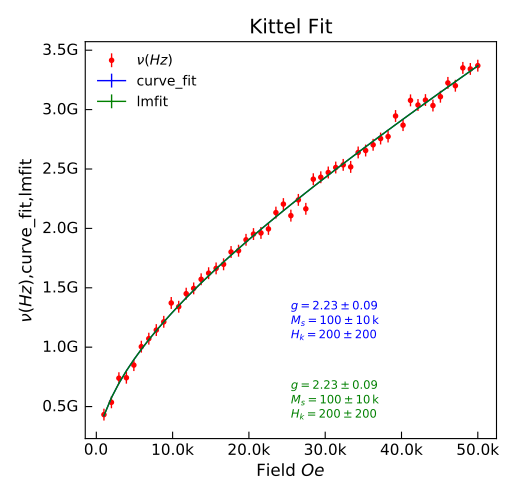

Write Python code to recreate this figure.
"""Test Weak-localisation fitting."""
from Stoner import Data
from Stoner.analysis.fitting.models.magnetism import (
    KittelEquation,
    kittelEquation,
)
from Stoner.plot.formats import TexEngFormatter

from numpy import linspace, ones_like
from numpy.random import normal
from copy import copy

B = linspace(1e3, 5e4, 51)
params = [2.2, 1e5, 2e2]
G = kittelEquation(B, *params) + normal(size=len(B), scale=5e7)
dG = ones_like(B) * 5e7

d = Data(
    B,
    G,
    dG,
    setas="xye",
    column_headers=["Field $Oe$", r"$\nu (Hz)$", r"\delta $\nu (Hz)$"],
)

d.curve_fit(kittelEquation, p0=copy(params), result=True, header="curve_fit")

fit = KittelEquation()
p0 = fit.guess(G, x=B)

d.lmfit(fit, p0=p0, result=True, header="lmfit")

d.setas = "xyeyy"
d.plot(fmt=["r.", "b-", "g-"])

d.annotate_fit(
    kittelEquation,
    x=0.5,
    y=0.25,
    fontdict={"size": "x-small", "color": "blue"},
    mode="eng",
)
d.annotate_fit(
    KittelEquation,
    x=0.5,
    y=0.05,
    fontdict={"size": "x-small", "color": "green"},
    prefix="KittelEquation",
    mode="eng",
)
d.title = "Kittel Fit"
d.fig.gca().xaxis.set_major_formatter(TexEngFormatter())
d.fig.gca().yaxis.set_major_formatter(TexEngFormatter())
d.tight_layout()
